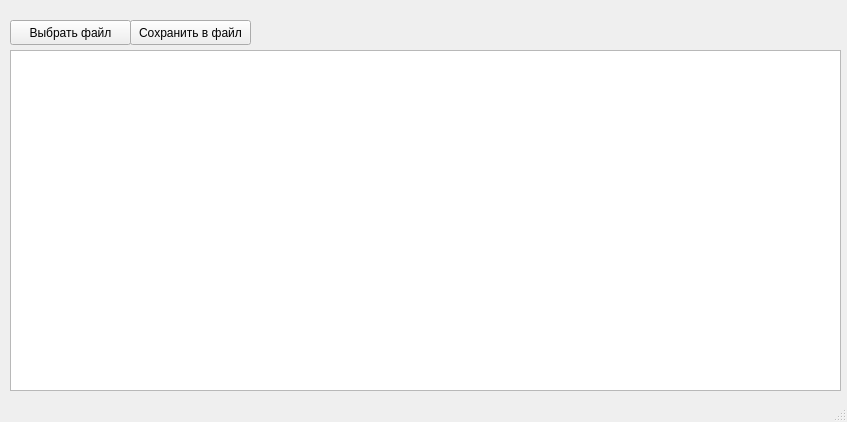
<?xml version="1.0" encoding="UTF-8"?>
<ui version="4.0">
 <class>MainWindow</class>
 <widget class="QMainWindow" name="MainWindow">
  <property name="geometry">
   <rect>
    <x>0</x>
    <y>0</y>
    <width>847</width>
    <height>422</height>
   </rect>
  </property>
  <property name="windowTitle">
   <string>MainWindow</string>
  </property>
  <widget class="QWidget" name="centralwidget">
   <widget class="QPushButton" name="choose_file_button">
    <property name="geometry">
     <rect>
      <x>10</x>
      <y>20</y>
      <width>121</width>
      <height>25</height>
     </rect>
    </property>
    <property name="text">
     <string>Выбрать файл</string>
    </property>
   </widget>
   <widget class="QPushButton" name="choose_file_button_2">
    <property name="geometry">
     <rect>
      <x>130</x>
      <y>20</y>
      <width>121</width>
      <height>25</height>
     </rect>
    </property>
    <property name="text">
     <string>Сохранить в файл</string>
    </property>
   </widget>
   <widget class="QTreeView" name="treeView">
    <property name="geometry">
     <rect>
      <x>10</x>
      <y>50</y>
      <width>831</width>
      <height>341</height>
     </rect>
    </property>
    <property name="editTriggers">
     <set>QAbstractItemView::DoubleClicked|QAbstractItemView::EditKeyPressed|QAbstractItemView::SelectedClicked</set>
    </property>
   </widget>
  </widget>
  <widget class="QMenuBar" name="menubar">
   <property name="geometry">
    <rect>
     <x>0</x>
     <y>0</y>
     <width>847</width>
     <height>25</height>
    </rect>
   </property>
  </widget>
  <widget class="QStatusBar" name="statusbar"/>
 </widget>
 <resources/>
 <connections/>
</ui>
